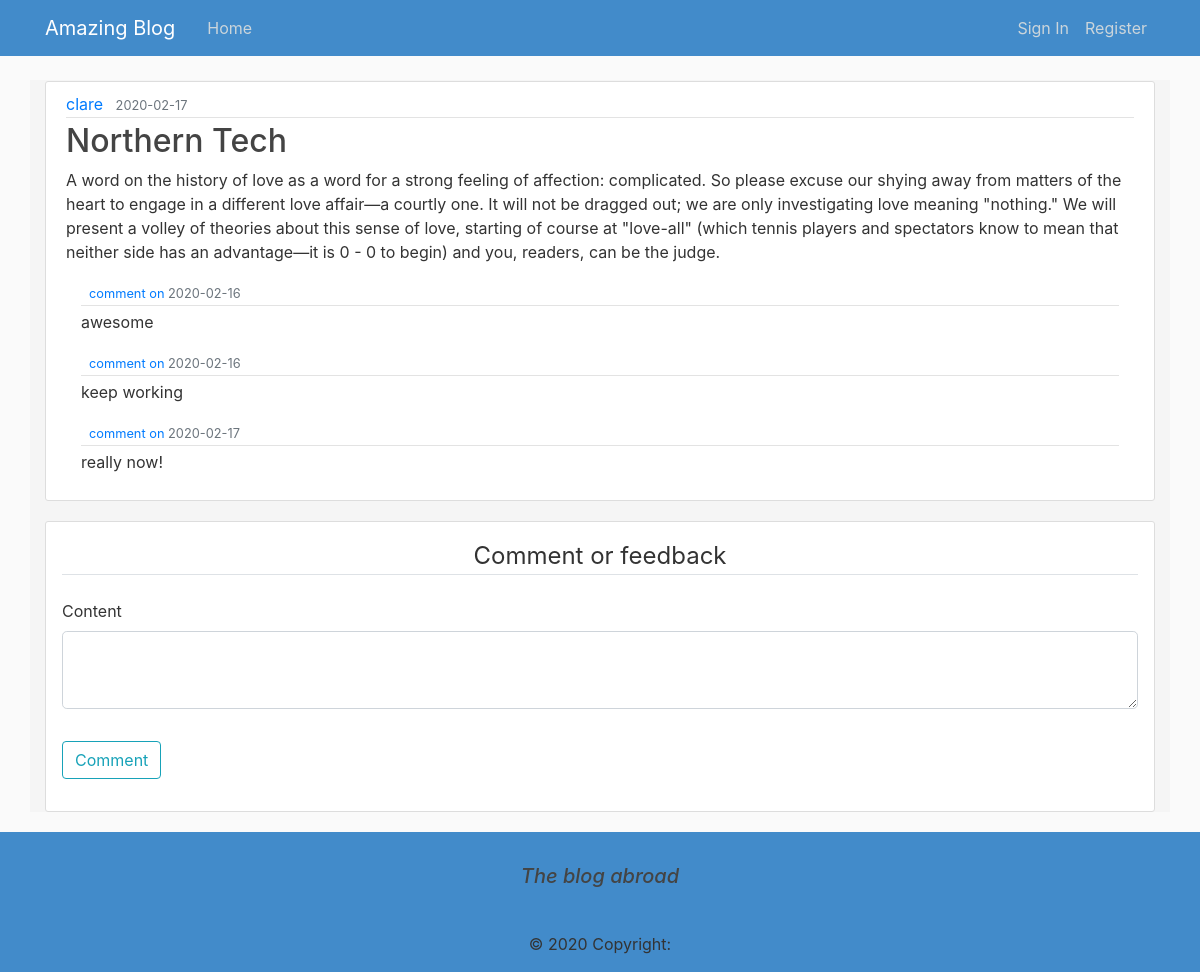
Page /post/7 on the committed database.
### blog/models.py (models this page shows, shortened)
class User(db.Model,UserMixin):
    id=db.Column(db.Integer,primary_key=True)
    username=db.Column(db.String(20),unique=True,nullable=False)
    email=db.Column(db.String(120),unique=True,nullable=False)
    password=db.Column(db.String(60),nullable=False)
    posts=db.relationship('Post',backref='author',lazy=True)

class Post(db.Model):
    id=db.Column(db.Integer,primary_key=True)
    title=db.Column(db.String(100),nullable=False)
    date_posted=db.Column(db.DateTime,nullable=False,default=datetime.utcnow)
    content=db.Column(db.Text,nullable=False)
    user_id=db.Column(db.Integer,db.ForeignKey('user.id'),nullable=False)

class Comment(db.Model):
    id = db.Column(db.Integer, primary_key=True)
    date_posted = db.Column(db.DateTime, nullable=False,
                            default=datetime.utcnow)
    content = db.Column(db.Text, nullable=False)

### blog/routes.py (the view)
@app.route("/post/<int:post_id>", methods=['GET', 'POST'])
def post(post_id):
    post = Post.query.get_or_404(post_id)
    form = CommentForm()
    comments=Comment.query.all()
    if form.validate_on_submit():
        comment = Comment(content=form.content.data)
        db.session.add(comment)
        db.session.commit()
        flash('Your comment has been posted!', 'primary')
        return redirect(url_for('home'))
    return render_template('blog.html', title=post.title, post=post,form=form,comments=comments)

### blog/forms.py
class CommentForm(FlaskForm):
    content = TextAreaField("Content", validators=[DataRequired()])
    submit = SubmitField("Comment")

### blog/templates/blog.html (shortened to what this page needs)
{% extends "design.html" %}
{% block content %}
<article class="media content-section">
    <div class="media-body">
        <div class="article-metadata">
            <a class="mr-2" href="#">{{ post.author.username }}</a>
            <small class="text-muted">{{ post.date_posted.strftime('%Y-%m-%d') }}</small>
        </div>
        <h2 class="article-title">{{ post.title }}</h2>
        <p class="article-content">{{ post.content }}</p>
        <div>
            {% for comment in comments %}
            <div class="container mt-2 mb-3">
                <div class="">
                    <div class="media-body">
                        <div class="article-metadata">
                            <small class="text-muted">
                                <a href="{{url_for('account')}}">comment on</a>
                                {{ comment.date_posted.strftime('%Y-%m-%d') }}</small>
                        </div>
                        <p class="article-content">{{ comment.content }}</p>
                    </div>
                </div>
            </div>
            {% endfor %}
        </div>
    </div>
</article>
<div class="content-section p-3">
    <form action="" method="POST">
        <fieldset class="form-group">
            <legend class="border-bottom mb-4 mt-5 text-center">Comment or feedback</legend>
            <div class="form-group">
                {{ form.content.label(class="form-control-label") }}
                {% if form.content.errors %}
                {{ form.content(class="form-control form-control-lg is-invalid") }}
                <div class="invalid-feedback">
                    {% for error in form.content.errors %}
                    <span>{{ error }}</span>
                    {% endfor %}
                </div>
                {% else %}
                {{ form.content(class="form-control form-control-lg") }}
                {% endif %}
            </div>
        </fieldset>
        <div class="form-group">
            {{form.submit(class="btn btn-outline-info")}}
        </div>
    </form>
    {% endblock content %}

### blog/static/main.css (style rules this page uses)
body { background: #fafafa; color: #333333; margin-top: 5rem; }
h1, h2, h3, h4, h5, h6 { color: #444444; }
.content-section { background: #ffffff; padding: 10px 20px; border: 1px solid #dddddd; border-radius: 3px; margin-bottom: 20px; }
.article-metadata { padding-bottom: 1px; margin-bottom: 4px; border-bottom: 1px solid #e3e3e3 }

### rows in the picture
User: author.username "clare"
Post: date_posted "2020-02-17", title "Northern Tech", content "A word on the history of love as a word for a strong feeling of affection: complicated. So please excuse our shying away from matters of the heart to engage in a different love affair—a courtly one. It will not be dragged out; we are only investigating love meaning \"nothing.\" We will present a volley of theories about this sense of love, starting of course at \"love-all\" (which tennis players and spectators know to mean that neither side has an advantage—it is 0 - 0 to begin) and you, readers, can be the judge."
Comment: date_posted "2020-02-16", content "awesome"
Comment: date_posted "2020-02-16", content "keep working"
Comment: date_posted "2020-02-17", content "really now!"
